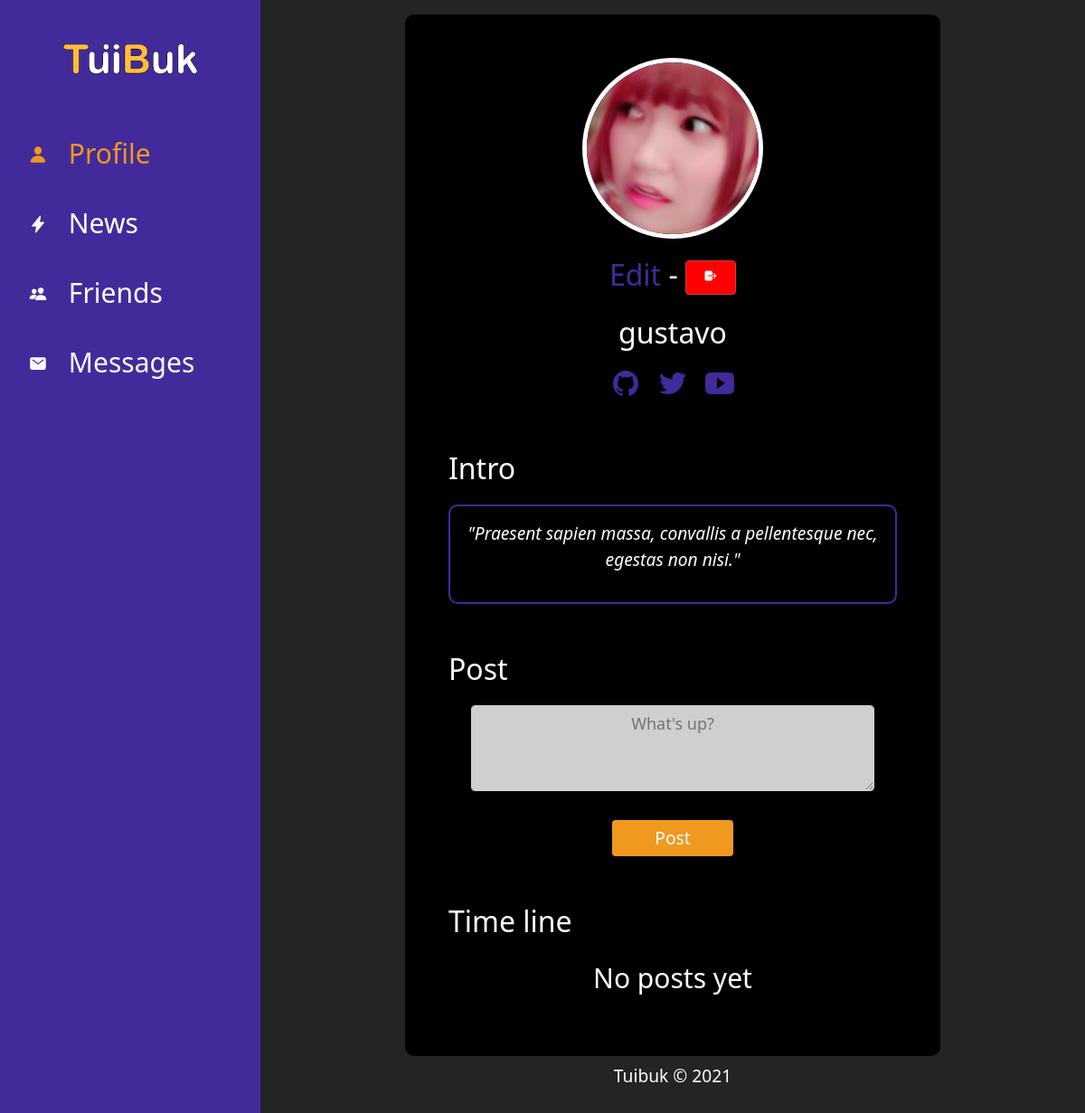
The page / (signed in) on the database its author committed.
### friends/models.py (models this page shows)
class UserFriends(AbstractUser):
    friends = models.ManyToManyField("UserFriends", blank=True)

### registration/models.py (models this page shows, shortened)
class Profile(models.Model):
    user_name = models.OneToOneField(settings.AUTH_USER_MODEL, on_delete=models.CASCADE)
    friend_user_code = models.CharField(max_length=15, unique=True, blank=True)
    img_profile = models.ImageField(upload_to = 'profiles', null=True, blank=True)
    intro = models.TextField(null=True, blank=True)
    birthday = models.DateField(null=True, blank=True, default=datetime.date.today)
    nationality = models.CharField(max_length=100)
    sn_github = models.CharField(max_length=100, null=True, blank=True)
    sn_twitter = models.CharField(max_length=100, null=True, blank=True)
    sn_youtube = models.CharField(max_length=100, null=True, blank=True)

### core/views.py (the view, shortened to what this page needs)
# urls.py: path('', CreatePost.as_view(), name='profile'),
class CreatePost(CreateView):
    model = PostUser
    form_class = PostUserForm
    template_name = 'core/profile.html'
    success_url = reverse_lazy('profile_core:profile')
    def get_context_data(self, *args, **kwargs):
        context = super(CreatePost, self).get_context_data(**kwargs)
        context['posts'] = PostUser.objects.filter(owner=self.request.user)
        return context

### posts/forms.py
class PostUserForm(forms.ModelForm):
    class Meta:
        model = PostUser
        fields = ['post_user']
        labels = {'post_user': ''}
        widgets = {
            'post_user':forms.Textarea(attrs={'class':'form-control', 'rows':3, 'placeholder':"What's up?"}),
        }

### core/templates/core/profile.html (shortened to what this page needs)
{% extends 'base.html' %}
{% block content %}
{% load static %}
<div class="container-img-profile mx-auto">
    {% if request.user.profile.img_profile %}
        <img class="img-profile" src="{{request.user.profile.img_profile.url}}" alt="">
    {% else %}
        <img class="img-profile" src="{% static 'img/profile-default.jpg'  %}" alt="">
    {% endif %}
</div>
<div class="label-name-profile text-center mt-3"><a href="{% url 'profile' %}" class="edit-profile">Edit</a> - <a class="btn btn-danger" href="{% url 'logout' %}"  data-toggle="modal" data-target="#modal-logout"><ion-icon class="icon-logout" name="log-out"></ion-icon></a></div>
<div class="label-name-profile text-center mt-3"><p>{{request.user.profile.user_name}}</p></div>
<div class="text-center">
    <div class="social-media-profile">
        {% if request.user.profile.sn_github %}
            <a href="{{request.user.profile.sn_github}}" class="social-link-profile github" target="_blank"><ion-icon class="social-icon-profile mx-1 mx-md-2" name="logo-github"></ion-icon></a>
        {% endif %}
        {% if request.user.profile.sn_twitter %}
            <a href="{{request.user.profile.sn_twitter}}" class="social-link-profile twitter" target="_blank"><ion-icon class="social-icon-profile mx-1 mx-md-2" name="logo-twitter"></ion-icon></a>
        {% endif %}
        {% if request.user.profile.sn_youtube %}
            <a href="{{request.user.profile.sn_youtube}}" class="social-link-profile youtube" target="_blank"><ion-icon class="social-icon-profile mx-1 mx-md-2" name="logo-youtube"></ion-icon></a>
        {% endif %}
    </div>
</div>
<div class="label-profile text-left mt-5"><p>Intro</p></div>
<div class="section-profile text-center">
    {% if request.user.profile.intro %}
        <p class="p-info-profile">"{{request.user.profile.intro}}"</p>
    {% else %}
        <p class="p-info-profile-default">Nothing</p>
    {% endif %}
</div>
<div class="label-profile text-left mt-5"><p>Post</p></div>
    <div>
        <form action="" method="POST">
            <div class="form-group text-center">
                {{form.as_p}}
                <button type="submit" class="btn btn-success mt-3">Post</button>
            </div>
        </form>
    </div>
<div class="label-profile text-left mt-5"><p>Time line</p></div>
<div class="time-line-profile">
    {% if posts %}
        {% for element in posts %}
            <div class="content-target-profile">
                <div >
                    <div class="content-img-target-profile mx-auto">
                        <img class="img-target-profile" src="{{request.user.profile.img_profile.url}}" alt="">
                    </div>
                </div>
                <div class="content-p-target-profile mx-auto">
                    <p class="p-name-target-profile">Gustavo Alonso Pacheco Mex: </p>
                    <p class="p-target-profile">"{{element.post_user}}"</p>
                </div>
                <div class="text-center mt-1">
                    <a onclick="return abrir_modal('{% url 'profile_core:delete' element.id %}')" class="btn btn-danger" href="#">Delete</a>
                </div>
                <div class="like-dislike-container text-center mt-2">
                    <button class="btn-like-dislike" id="likebtn">
                        <ion-icon name="heart"></ion-icon>
                    </button>
                    <input class="input-like-dislike" type="number" name="" id="input_like" value="{{element.like_post}}">
                    <button class="btn-like-dislike" id="dislikebtn">
                        <ion-icon name="heart-dislike"></ion-icon>
                    </button>
                    <input class="input-like-dislike" type="number" name="" id="input_dislike" value="{{element.dislike_post}}">
                </div>
            </div>
        {% endfor %}
    {% else %}
        <div class="text-center">
            <p class="p-no-posts">No posts yet</p>
        </div>
    {% endif %}
</div>
{% endblock %}

### static/css/styles.css (style rules this page uses)
:root { --primary: #432a9b; --secondary: #ef991e; --secondary-dark: #a76c1a; --light: #fff; --grey: #b1b1b1; }
body { overflow: hidden; font-weight: 300; height: 100vh; }
.container-img-profile { height: 200px; width: 200px; }
.img-profile { height: 100%; width: 100%; border-radius: 50%; border: 5px solid #fff; }
.label-profile { font-size: 2em; color: var(--light); }
.label-name-profile { font-size: 2em; color: var(--light); }
.icon-logout { width: 30px !important; }
.section-profile { margin: 0; color: var(--light); padding: 1em; border-radius: 10px; border: 2px solid var(--primary); }
.p-info-profile { text-align: center; font-style: oblique; font-size: 1.2em; word-wrap: break-word; }
.social-media-profile { width: 100%; }
.social-link-profile { color: var(--primary); transition: .2s; }
.edit-profile { text-decoration: none; color: var(--primary); transition: .2s; }
.social-icon-profile { font-size: 2em; }
.btn-success { font-size: 1.2em !important; width: 7em; background-color: var(--secondary) !important; border: none !important; transition: .1s !important; }
.p-no-posts { font-size: 30px; color: white; }
.btn-danger { background-color: red !important; transition: .1s !important; }
.form-control { background-color: #cfcfcf !important; width: 90% !important; margin: auto !important; font-size: 18px !important; text-align: center; }

### rows shown on the page
UserFriends: user.profile.img_profile (picture), user.profile.user_name "gustavo", user.profile.intro "Praesent sapien massa, convallis a pellentesque nec, egestas non nisi."
